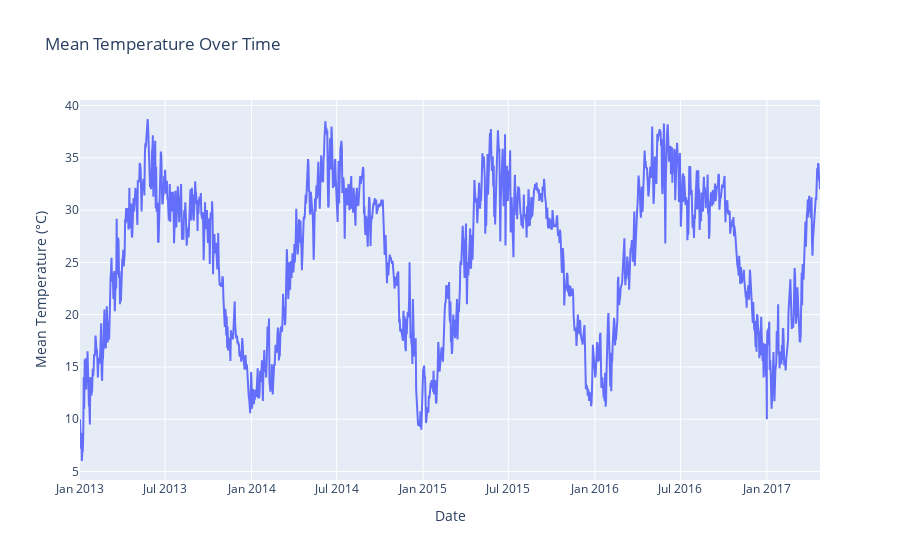

The code cell stored with this chart in its notebook:
### Code cell
fig_temp = go.Figure()
fig_temp.add_trace(go.Scatter(x = data.index, y = data['meantemp'], mode='lines', name='Mean Temperature'))
fig_temp.update_layout(
    title='Mean Temperature Over Time',
    xaxis_title='Date',
    yaxis_title='Mean Temperature (°C)',
)

### Figure 1 — Plotly figure (JSON) as saved in the notebook; plotly's stock layout.template omitted (floating-point values rounded to 4 significant figures; data arrays with more than 128 entries replaced by an {"elided": "..."} marker saying what was removed)
{"data": [{"mode": "lines", "name": "Mean Temperature", "type": "scatter", "x": {"elided": "1576 str values"}, "y": {"elided": "1576 float values"}}], "layout": {"title": {"text": "Mean Temperature Over Time"}, "xaxis": {"title": {"text": "Date"}}, "yaxis": {"title": {"text": "Mean Temperature (°C)"}}}}
